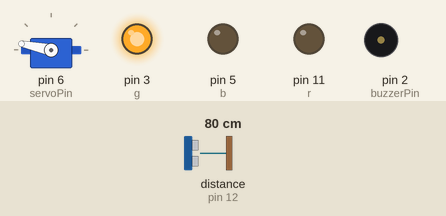
The sketch below on a simulated Arduino Uno, built with avr-gcc and run on an emulated ATmega328P. Shown: servo, output pins drawn as LEDs (lit = HIGH), buzzer (waves = sounding). Wiring (inferred from the names in the program): ultrasonic range finder: trigger pin 10; echo pin 12. The test bench sets the inputs (shaded band); at power-on: distance to the obstacle (sensor on pin 12) 80 cm. The echo pulse lasts 58.3 µs per cm; pins used as bus, display or sensor lines are not drawn.

Above: at 1.2 s.
1.3 s: distance to the obstacle (sensor on pin 12) set to 2 cm
At 2.0 s:
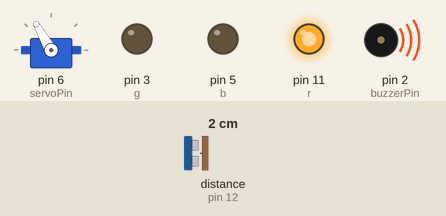
4.3 s: distance to the obstacle (sensor on pin 12) set to 250 cm
At 5.4 s:
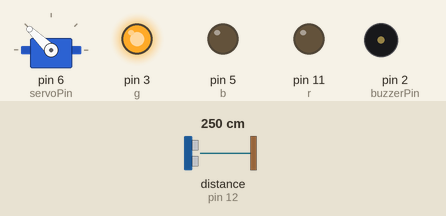
7.3 s: distance to the obstacle (sensor on pin 12) set to 18 cm
At 7.9 s:
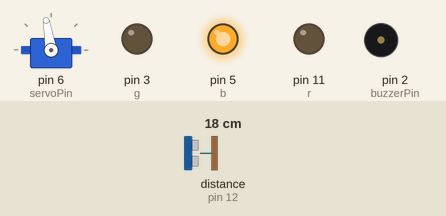
10.3 s: distance to the obstacle (sensor on pin 12) set to 35 cm
At 12.8 s:
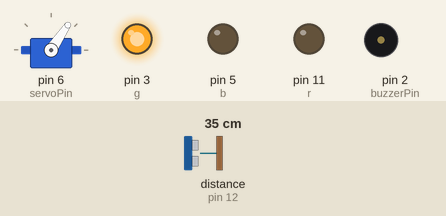
13.3 s: distance to the obstacle (sensor on pin 12) set to 17 cm
At 14.1 s:
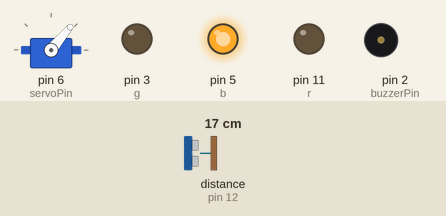
16.3 s: distance to the obstacle (sensor on pin 12) set to 4 cm
At 17.1 s:
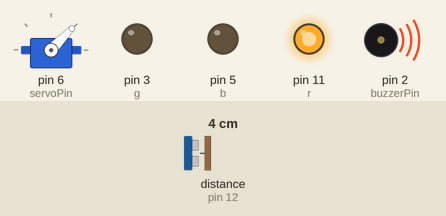
Timing chart, 0 to 20.3 s (numbered marks = the images above; inputs shaded):
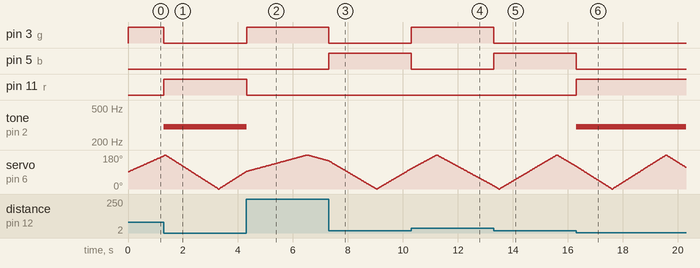

The sketch:

arduino-ultrasonic-sonar-scanner.ino
```cpp
#include <Servo.h>
int r = 11;
int g = 3;
int b = 5;
int servoPin = 6;
int buzzerPin = 2;
int echoPin = 12;
int trigPin = 10;
String direction = "left";


Servo myservo;

void setup() {
    myservo.attach(servoPin);
    myservo.write(90);
    pinMode(r, OUTPUT);
    pinMode(g, OUTPUT);
    pinMode(b, OUTPUT);
    pinMode(trigPin, OUTPUT);
    pinMode(echoPin, INPUT);
    pinMode(buzzerPin, OUTPUT);
}

void loop () {
    if (direction == "left") {
        if (myservo.read() < 180) {
            myservo.write(myservo.read() + 1);
        } else {
            direction = "right";
        }
    }
    else if (direction == "right") {
        if (myservo.read() > 0) {
            myservo.write(myservo.read() - 1);
        } else {
            direction = "left";
        }
    }

    digitalWrite(trigPin, LOW);
    delay(10);
    digitalWrite(trigPin, HIGH);
    delayMicroseconds(10);
    digitalWrite(trigPin, LOW);
    long duration = pulseIn(echoPin, HIGH);
    int distance = duration * 0.034 / 2;
    if (distance < 10) {
        digitalWrite(r, HIGH);
        digitalWrite(g, LOW);
        digitalWrite(b, LOW);
        tone(buzzerPin, 300);
    } else if (distance < 20) {
        digitalWrite(r, LOW);
        digitalWrite(g, LOW);
        digitalWrite(b, HIGH);
        noTone(buzzerPin);
    }
    else {
        digitalWrite(r, LOW);
        digitalWrite(g, HIGH);
        digitalWrite(b, LOW);
        noTone(buzzerPin);
    }
}
```

Measured:
- after the input at 1.3 s, pin 3 (g): HIGH → LOW at once; pin 11 (r): LOW → HIGH at once; tone on pin 2 (buzzerPin): silent → 300 Hz at once
- after the input at 4.3 s, pin 3 (g): LOW → HIGH at once; pin 11 (r): HIGH → LOW at once; tone on pin 2 (buzzerPin): 300 Hz → silent at once
- after the input at 7.3 s, pin 3 (g): HIGH → LOW at once; pin 5 (b): LOW → HIGH at once
- after the input at 10.3 s, pin 3 (g): LOW → HIGH at once; pin 5 (b): HIGH → LOW at once
- after the input at 13.3 s, pin 3 (g): HIGH → LOW at once; pin 5 (b): LOW → HIGH at once
- after the input at 16.3 s, pin 5 (b): HIGH → LOW at once; pin 11 (r): LOW → HIGH at once; tone on pin 2 (buzzerPin): silent → 300 Hz at once
